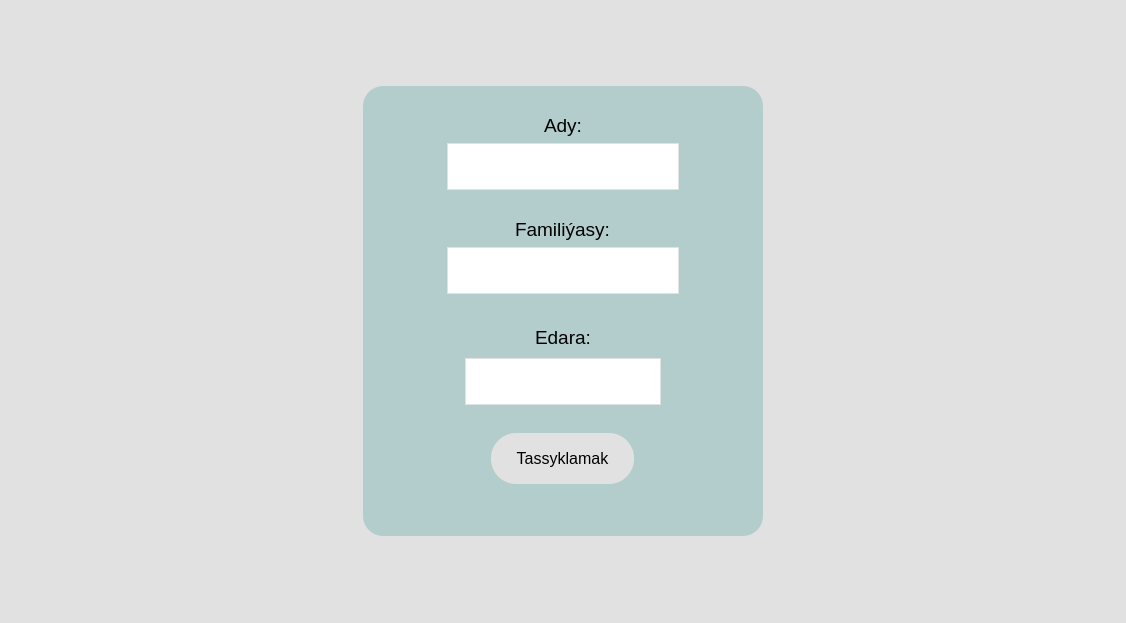
<?xml version="1.0" encoding="UTF-8"?>
<ui version="4.0">
 <class>MainWindow</class>
 <widget class="QMainWindow" name="MainWindow">
  <property name="geometry">
   <rect>
    <x>0</x>
    <y>0</y>
    <width>1126</width>
    <height>623</height>
   </rect>
  </property>
  <property name="windowTitle">
   <string>MainWindow</string>
  </property>
  <property name="styleSheet">
   <string notr="true">background-color: #e1e1e1;</string>
  </property>
  <property name="windowFilePath">
   <string/>
  </property>
  <widget class="QWidget" name="centralwidget">
   <property name="styleSheet">
    <string notr="true">*{
	border: none;
	background-color: transparent;
}
#centralwidget{
	background-color: #e1e1e1;
}
#side_menu{
	background-color: #b3cdcd;
	border-radius: 20px;
}
QPushButton{
	padding: 10px;
	background-color: #e1e1e1;
	border-radius: 5px;
	border: none;
}
#box{
	background-color: #b3cdcd;
	border-radius: 20px;
}</string>
   </property>
   <layout class="QVBoxLayout" name="central_layout">
    <property name="spacing">
     <number>7</number>
    </property>
    <property name="leftMargin">
     <number>11</number>
    </property>
    <property name="topMargin">
     <number>11</number>
    </property>
    <property name="rightMargin">
     <number>11</number>
    </property>
    <property name="bottomMargin">
     <number>11</number>
    </property>
    <item>
     <widget class="QFrame" name="l_main_body">
      <property name="frameShape">
       <enum>QFrame::StyledPanel</enum>
      </property>
      <property name="frameShadow">
       <enum>QFrame::Raised</enum>
      </property>
      <layout class="QVBoxLayout" name="verticalLayout">
       <item alignment="Qt::AlignHCenter|Qt::AlignVCenter">
        <widget class="QFrame" name="box">
         <property name="sizePolicy">
          <sizepolicy hsizetype="Expanding" vsizetype="Preferred">
           <horstretch>0</horstretch>
           <verstretch>0</verstretch>
          </sizepolicy>
         </property>
         <property name="minimumSize">
          <size>
           <width>400</width>
           <height>450</height>
          </size>
         </property>
         <property name="frameShape">
          <enum>QFrame::StyledPanel</enum>
         </property>
         <property name="frameShadow">
          <enum>QFrame::Raised</enum>
         </property>
         <layout class="QVBoxLayout" name="verticalLayout_2">
          <item alignment="Qt::AlignHCenter|Qt::AlignBottom">
           <widget class="QFrame" name="name_frame">
            <property name="minimumSize">
             <size>
              <width>250</width>
              <height>0</height>
             </size>
            </property>
            <property name="frameShape">
             <enum>QFrame::StyledPanel</enum>
            </property>
            <property name="frameShadow">
             <enum>QFrame::Raised</enum>
            </property>
            <layout class="QVBoxLayout" name="verticalLayout_3">
             <item alignment="Qt::AlignHCenter|Qt::AlignBottom">
              <widget class="QLabel" name="name_label">
               <property name="font">
                <font>
                 <pointsize>14</pointsize>
                </font>
               </property>
               <property name="text">
                <string>Ady:</string>
               </property>
              </widget>
             </item>
             <item>
              <widget class="QLineEdit" name="name_input">
               <property name="font">
                <font>
                 <pointsize>14</pointsize>
                </font>
               </property>
               <property name="styleSheet">
                <string notr="true">background-color: white;
background-color: white;
padding: 10px;
border-radius: 25px;
border: 1px solid #e1e1e1;</string>
               </property>
              </widget>
             </item>
            </layout>
           </widget>
          </item>
          <item alignment="Qt::AlignHCenter|Qt::AlignVCenter">
           <widget class="QFrame" name="surname_frame">
            <property name="minimumSize">
             <size>
              <width>250</width>
              <height>0</height>
             </size>
            </property>
            <property name="frameShape">
             <enum>QFrame::StyledPanel</enum>
            </property>
            <property name="frameShadow">
             <enum>QFrame::Raised</enum>
            </property>
            <layout class="QVBoxLayout" name="verticalLayout_4">
             <item alignment="Qt::AlignHCenter">
              <widget class="QLabel" name="surname_label">
               <property name="sizePolicy">
                <sizepolicy hsizetype="Preferred" vsizetype="Fixed">
                 <horstretch>0</horstretch>
                 <verstretch>0</verstretch>
                </sizepolicy>
               </property>
               <property name="font">
                <font>
                 <pointsize>14</pointsize>
                </font>
               </property>
               <property name="text">
                <string>Familiýasy:</string>
               </property>
              </widget>
             </item>
             <item>
              <widget class="QLineEdit" name="surname_input">
               <property name="font">
                <font>
                 <pointsize>14</pointsize>
                </font>
               </property>
               <property name="styleSheet">
                <string notr="true">background-color: white;
padding: 10px;
border-radius: 25px;
border: 1px solid #e1e1e1;</string>
               </property>
              </widget>
             </item>
            </layout>
           </widget>
          </item>
          <item alignment="Qt::AlignHCenter">
           <widget class="QFrame" name="frame">
            <property name="frameShape">
             <enum>QFrame::StyledPanel</enum>
            </property>
            <property name="frameShadow">
             <enum>QFrame::Raised</enum>
            </property>
            <layout class="QVBoxLayout" name="verticalLayout_6">
             <item alignment="Qt::AlignHCenter">
              <widget class="QLabel" name="label">
               <property name="sizePolicy">
                <sizepolicy hsizetype="Fixed" vsizetype="Fixed">
                 <horstretch>0</horstretch>
                 <verstretch>0</verstretch>
                </sizepolicy>
               </property>
               <property name="font">
                <font>
                 <pointsize>14</pointsize>
                </font>
               </property>
               <property name="text">
                <string>Edara:</string>
               </property>
              </widget>
             </item>
             <item>
              <widget class="QLineEdit" name="lineEdit">
               <property name="font">
                <font>
                 <pointsize>14</pointsize>
                </font>
               </property>
               <property name="styleSheet">
                <string notr="true">background-color: white;
padding: 10px;
border-radius: 25px;
border: 1px solid #e1e1e1;</string>
               </property>
              </widget>
             </item>
            </layout>
           </widget>
          </item>
          <item alignment="Qt::AlignHCenter|Qt::AlignTop">
           <widget class="QFrame" name="accept_frame">
            <property name="frameShape">
             <enum>QFrame::StyledPanel</enum>
            </property>
            <property name="frameShadow">
             <enum>QFrame::Raised</enum>
            </property>
            <layout class="QVBoxLayout" name="verticalLayout_5">
             <item>
              <widget class="QPushButton" name="accept_btn">
               <property name="font">
                <font>
                 <pointsize>12</pointsize>
                </font>
               </property>
               <property name="styleSheet">
                <string notr="true">padding: 16px;
padding-left: 25px;
padding-right: 25px;
border-radius: 25px;</string>
               </property>
               <property name="text">
                <string>Tassyklamak</string>
               </property>
              </widget>
             </item>
            </layout>
           </widget>
          </item>
         </layout>
        </widget>
       </item>
      </layout>
     </widget>
    </item>
   </layout>
  </widget>
 </widget>
 <resources>
  <include location="../icons.qrc"/>
 </resources>
 <connections/>
</ui>
